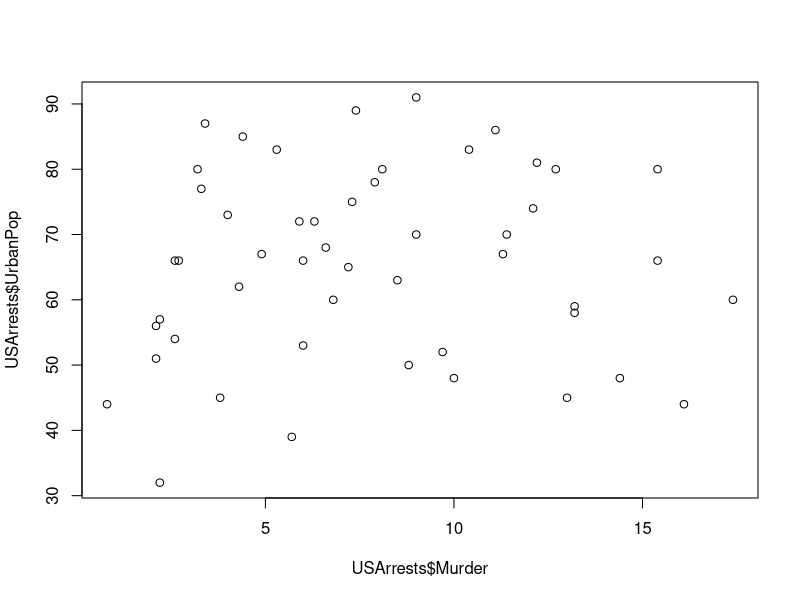
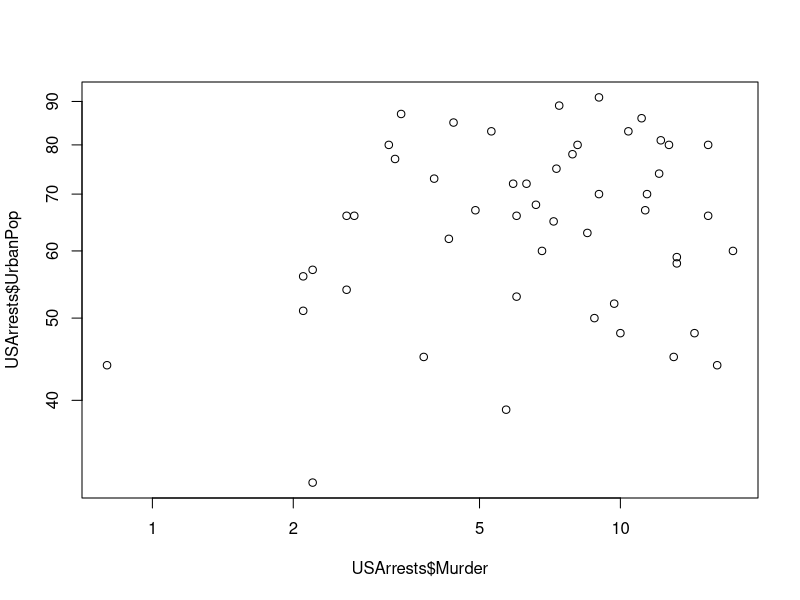
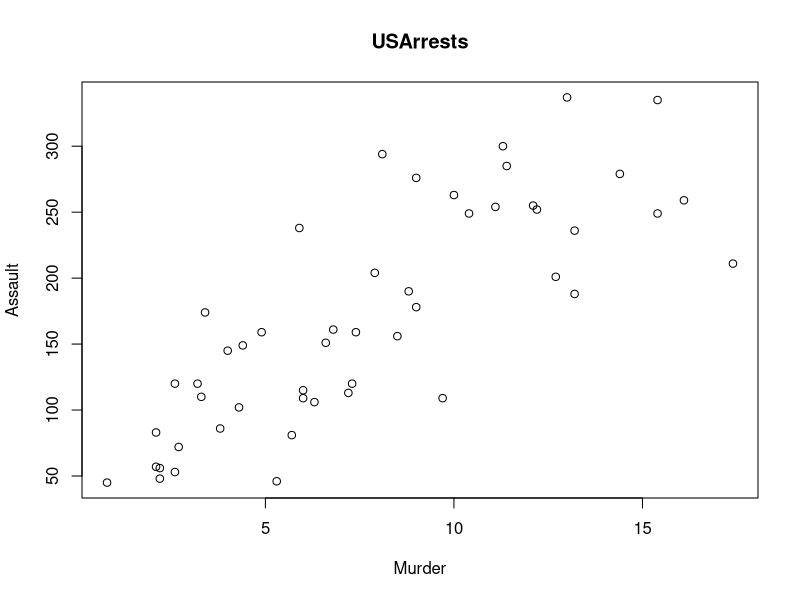
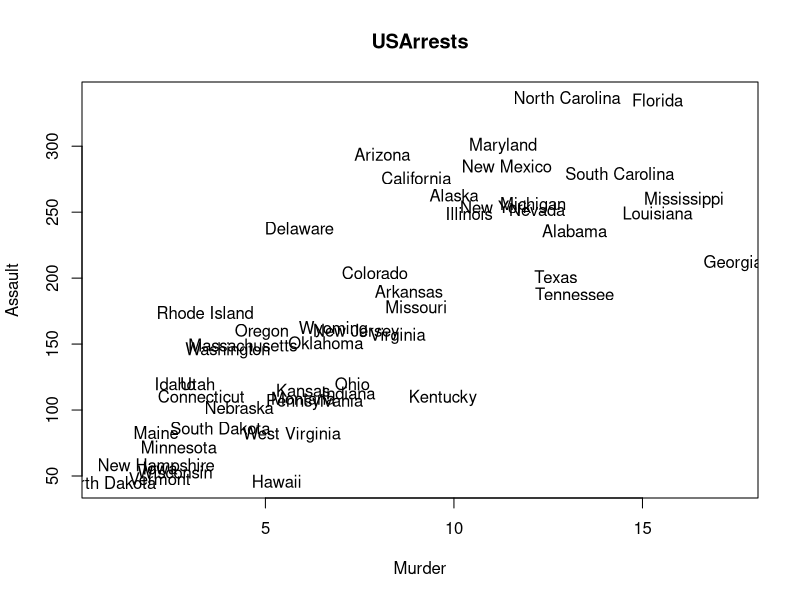
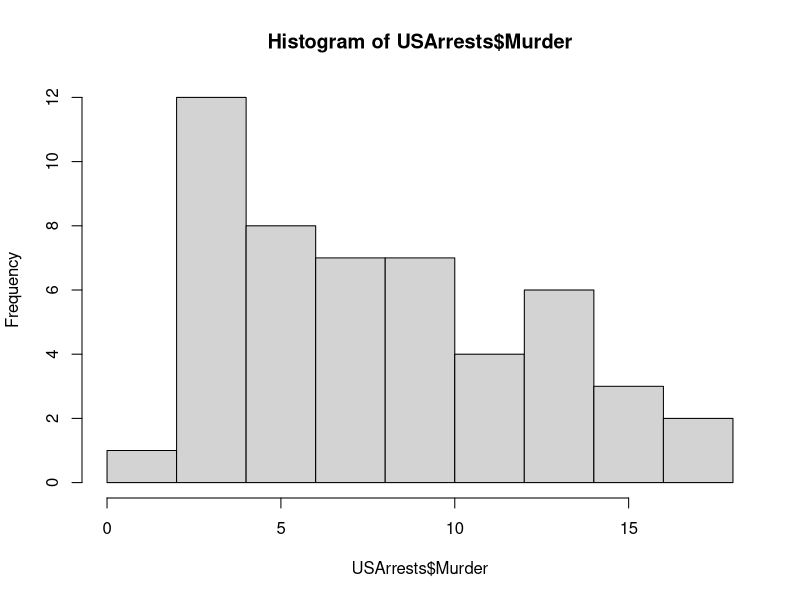
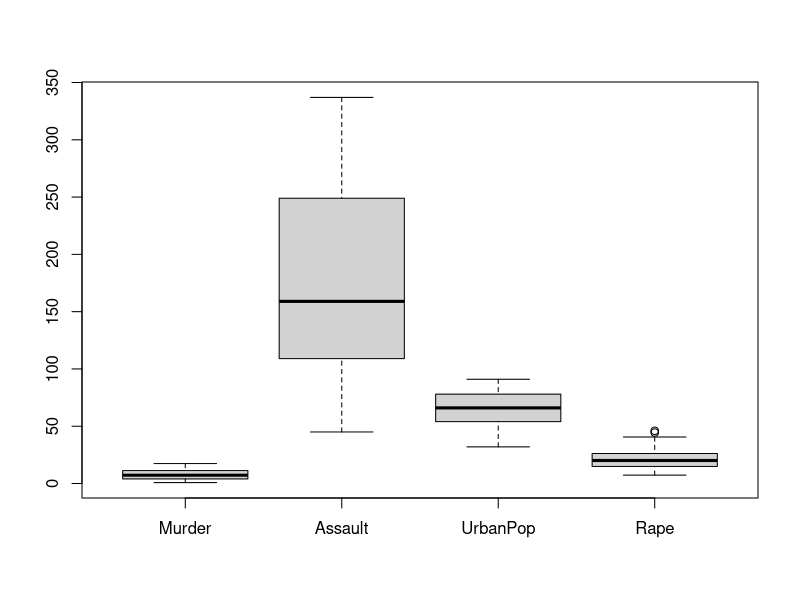

R code for these plots, in order:

# Demo 1 install R, R studio, and NodeXL

########################
# R basics
########################

# get work directory
getwd() 
setwd("E:/github/ergm/") # modify here to set your work directory


1 + 3 # evaluation
a = 3 # assignment
a # evaluation
a = 3 # spacing does not matter
sqrt(a) # use the square root function
b = sqrt(a) ; b # use function and save result


help(sqrt)# get specific help for a function
?sqrt # get specific help for a function

a == b # Using two equals sign to judge whether a is equivalent to b. 
a != b # is a not equal to b?

##############################
# Vectors and matrices in R
#############################

# create a vector by combining values
a = c(1,3,5) ; a 
a[2] # select the second element
b = c("one","three","five") ; b# also works with strings
b[2]
a = c(a,a) ; a # can apply recursively
a = c(a,b) ; a # mixing types---what happens?

## Sequences and replication
a = seq(from=1,to=5,by=1) # from 1 to 5 the slow way
b = 1:5 # a shortcut!
a==b # all TRUE
rep(1,times=5) # a lot of ones
rep(1:5,times=2) # repeat an entire sequence
rep(1:5,each=2) # same, but element-wise
rep(1:5,times=5:1) # can vary the count of each element

## matrices
a = matrix(data=1:25, nrow=5, ncol=5) ; a # create a matrix the "formal" way
a[1,2] # select a matrix element (two dimensions)
a[1,] # just the first row
a[,2] # can also perform for columns
a[2:3,3:5] # select submatrices
a[-1,] # get rid of row one

# create matrices by combining rows or columns
b = cbind(1:5,1:5) ;b
d = rbind(1:5,1:5) ;d # can perform with rows, too

dim(b) # dimensions = number of rows * number of columns
nrow(b) # the number of rows
ncol(b) # the number of columns

# Element-wise operations
a = 1:5
a + 1 # addition
a * 2 # multiplication
a / 3 # division
a - 4 # subtraction
a ^ 5 # the 5th power
a + a # also works on pairs of vectors
a * a
log(a)
exp(b)

#################
# Data frames
#################

d = data.frame(income=1:5,health=c(T,T,T,T,F),name=LETTERS[1:5])
d
d[1,2] # acts a lot like a matrix!
d[,1]*5
d[-1,]
d$health # can use dollar sign notation 
d$health[3]=FALSE # making changes
d
d[2,3] # shows factors for string values
d$name = LETTERS[1:5] # eliminate evil factors by overwriting
d[2,3]

# avoid to use factors (if you want)
d = data.frame(income=1:5,health=c(T,T,T,T,F),name=LETTERS[1:5],
               stringsAsFactors=FALSE)
d
d = as.data.frame(cbind(1:5,2:6)) # can create from matrices
d
is.data.frame(d) # how can we tell it's not a matrix?
is.matrix(d) # the truth comes out


# Finding built-in data sets
# Many packages have built-in data for testing and educational purposes

data() # lists them all
?USArrests # get help on a data set
data(USArrests) # load the data set
USArrests # view the object

#############################
# Elementary visualization
#############################

## R's workhorse is the ``plot" command

plot(USArrests$Murder,USArrests$UrbanPop) # using dollar sign notation
plot(USArrests$Murder,USArrests$UrbanPop,log="xy") # log-log scale

## Adding plot title and axis labels

plot(USArrests$Murder,USArrests$Assault,
     xlab="Murder",ylab="Assault",main="USArrests")

## Can also add text
plot(USArrests$Murder,USArrests$Assault,
     xlab="Murder",ylab="Assault", main="USArrests",type="n")
text(USArrests$Murder,USArrests$Assault,rownames(USArrests))

## Histograms and boxplots 
hist(USArrests$Murder)
boxplot(USArrests)

#######################
# install R packges
######################

install.packages(c("igraph", "statnet", "e1071", "RTextTools"))
